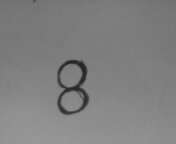
%> input picture ex3/img2.jpg, 176 x 144 px
$ octave temp.m   (GNU Octave 9; MATLAB toolbox functions it lacks are replaced by stand-ins)
%> lines starting %> are read from the running program, lines starting %| are printed output that depends on the picture
### ex3/imageTo20x20Gray.m
function vectorImage = imageTo20x20Gray(fileName)
%> called with fileName = 'img2.jpg'
%********Edited section**********************
cropPercentage=0;
rotStep=0;


%IMAGETO20X20GRAY display reduced image and converts for digit classification
%
% Sample usage:
%       imageTo20x20Gray('myDigit.jpg', 100, -1);
%
%       First parameter: Image file name
%             Could be bigger than 20 x 20 px, it will
%             be resized to 20 x 20. Better if used with
%             square images but not required.
%
%       Second parameter: cropPercentage (any number between 0 and 100)
%             0  0% will be cropped (optional, no needed for square images)
%            50  50% of available croping will be cropped
%           100  crop all the way to square image (for rectangular images)
%
%       Third parameter: rotStep
%            -1  rotate image 90 degrees CCW
%             0  do not rotate (optional)
%             1  rotate image 90 degrees CW
%
% (Thanks to Edwin Frühwirth for parts of this code)
% Read as RGB image
Image3DmatrixRGB = imread(fileName);
%> Image3DmatrixRGB is the input picture: size 144x176x3 uint8; min 32, max 152, mean 128
% Convert to NTSC image (YIQ)
Image3DmatrixYIQ = rgb2ntsc(Image3DmatrixRGB );
%> Image3DmatrixYIQ: size 144x176x3 double; mean of channels 1, 2, 3 0.502, -3.02e-17, -6.67e-18
% Convert to grays keeping only luminance (Y) and discard chrominance (IQ)
Image2DmatrixBW  = Image3DmatrixYIQ(:,:,1);
% Get the size of your image
oldSize = size(Image2DmatrixBW);
%> oldSize = [144 176]
% Obtain crop size toward centered square (cropDelta)
% ...will be zero for the already minimum dimension
% ...and if the cropPercentage is zero,
% ...both dimensions are zero
% ...meaning that the original image will go intact to croppedImage
cropDelta = floor((oldSize - min(oldSize)) .* (cropPercentage/100));
%> cropDelta = [0 0]
% Compute the desired final pixel size for the original image
finalSize = oldSize - cropDelta;
%> finalSize = [144 176]
% Compute each dimension origin for croping
cropOrigin = floor(cropDelta / 2) + 1;
%> cropOrigin = [1 1]
% Compute each dimension copying size
copySize = cropOrigin + finalSize - 1;
%> copySize = [144 176]
% Copy just the desired cropped image from the original B&W image
croppedImage = Image2DmatrixBW( ...
                    cropOrigin(1):copySize(1), cropOrigin(2):copySize(2));
% Resolution scale factors: [rows cols]
scale = [20 20] ./ finalSize;
%> scale = [0.139 0.114]
% Compute back the new image size (extra step to keep code general)
newSize = max(floor(scale .* finalSize),1);
%> newSize = [20 20]
% Compute a re-sampled set of indices:
rowIndex = min(round(((1:newSize(1))-0.5)./scale(1)+0.5), finalSize(1));
%> rowIndex = 20 values from 4 to 141
colIndex = min(round(((1:newSize(2))-0.5)./scale(2)+0.5), finalSize(2));
% Copy just the indexed values from old image to get new image
newImage = croppedImage(rowIndex,colIndex,:);
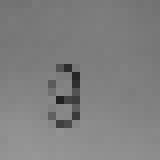
%> newImage: size 20x20 double (shown 8 times larger); min 0.129, max 0.592, mean 0.501
% Rotate if needed: -1 is CCW, 0 is no rotate, 1 is CW
newAlignedImage = rot90(newImage, rotStep);
% Invert black and white
invertedImage = - newAlignedImage;
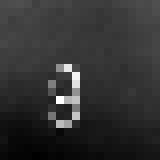
%> invertedImage: size 20x20 double (shown 8 times larger); min -0.592, max -0.129, mean -0.501; drawn with min black and max white
% Find min and max grays values in the image
maxValue = max(invertedImage(:));
%> maxValue = -0.129
minValue = min(invertedImage(:));
%> minValue = -0.592
% Compute the value range of actual grays
delta = maxValue - minValue;
%> delta = 0.463
% Normalize grays between 0 and 1
normImage = (invertedImage - minValue) / delta;
% Add contrast. Multiplication factor is contrast control.
contrastedImage = sigmoid((normImage -0.5) * 5);
% Show image as seen by the classifier
imshow(contrastedImage, [-1, 1] );
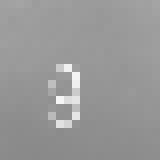
%> displayed picture: size 20x20, on the screen's scale of 0 to 255 (shown 8 times larger); min 137, max 245, mean 152
% Output the matrix as a unrolled vector
vectorImage = reshape(contrastedImage, 1, newSize(1)*newSize(2));
%> vectorImage = 400 values, max 0.924 at index 153, min 0.0759 at index 100, mean 0.193
end

### ex3/sigmoid.m
function g = sigmoid(z)
%SIGMOID Compute sigmoid functoon
%   J = SIGMOID(z) computes the sigmoid of z.

g = 1.0 ./ (1.0 + exp(-z));
end

### ex3/temp.m
mahImg = imageTo20x20Gray('img2.jpg');
%> mahImg has the same summary as vectorImage in imageTo20x20Gray
%p = predictOneVsAll(all_theta, mahImg)
%> (the run ends here)

$ run again, with ex3/img1.jpg copied over ex3/img2.jpg
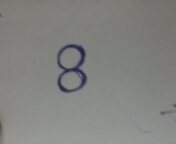
%> input picture ex3/img1.jpg, 176 x 144 px
%> in imageTo20x20Gray, Image3DmatrixRGB is the input picture: size 144x176x3 uint8; mean R, G, B 130.5, 131.2, 128.2
%> Image3DmatrixYIQ: size 144x176x3 double; mean of channels 1, 2, 3 0.512, 0.00215, -0.00423
%> in imageTo20x20Gray, `invertedImage = - newAlignedImage;`:
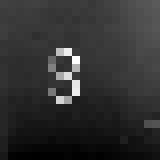
%> invertedImage: size 20x20 double (shown 8 times larger); min -0.595, max -0.157, mean -0.511; drawn with min black and max white
%> maxValue = -0.157
%> minValue = -0.595
%> delta = 0.439
%> in imageTo20x20Gray, `imshow(contrastedImage, [-1, 1] );`:
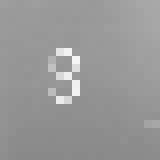
%> displayed picture: size 20x20, on the screen's scale of 0 to 255 (shown 8 times larger); min 137, max 245, mean 151.7
%> vectorImage = 400 values, max 0.924 at index 188, min 0.0759 at index 100, mean 0.19
%> mahImg has the same summary as vectorImage in imageTo20x20Gray
